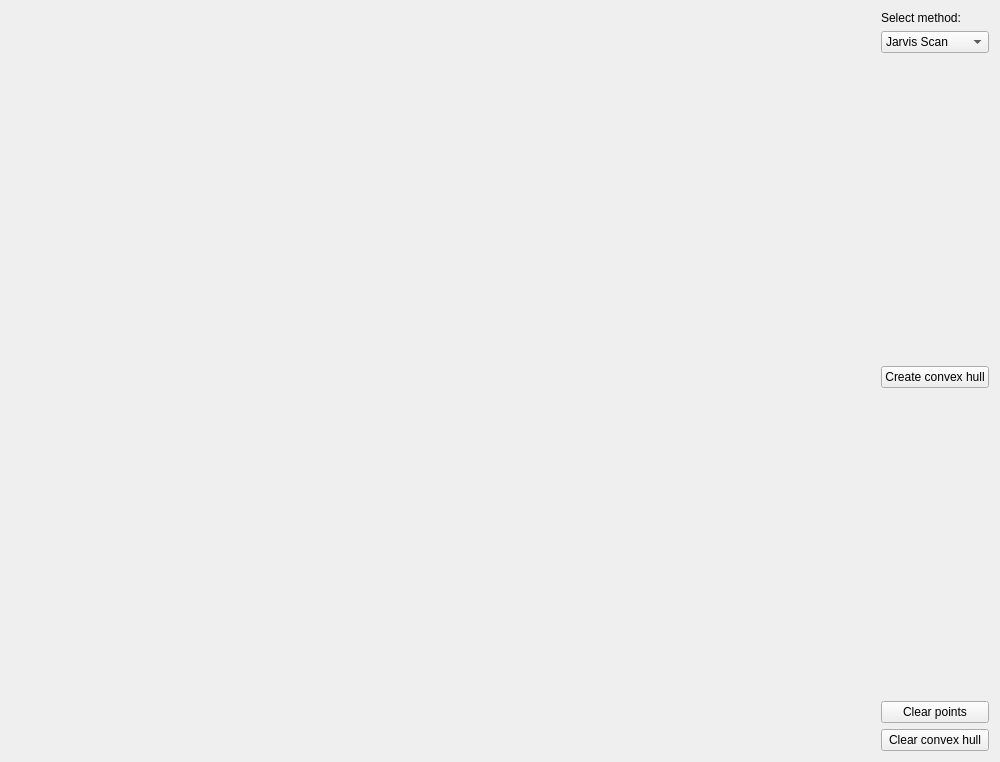
<?xml version="1.0" encoding="UTF-8"?>
<ui version="4.0">
 <class>Widget</class>
 <widget class="QWidget" name="Widget">
  <property name="geometry">
   <rect>
    <x>0</x>
    <y>0</y>
    <width>1000</width>
    <height>762</height>
   </rect>
  </property>
  <property name="windowTitle">
   <string>Widget</string>
  </property>
  <layout class="QHBoxLayout" name="horizontalLayout">
   <item>
    <widget class="Draw" name="Canvas" native="true">
     <property name="sizePolicy">
      <sizepolicy hsizetype="Preferred" vsizetype="Preferred">
       <horstretch>1</horstretch>
       <verstretch>1</verstretch>
      </sizepolicy>
     </property>
    </widget>
   </item>
   <item>
    <layout class="QVBoxLayout" name="verticalLayout">
     <item>
      <widget class="QLabel" name="label">
       <property name="text">
        <string>Select method:</string>
       </property>
      </widget>
     </item>
     <item>
      <widget class="QComboBox" name="comboBox">
       <item>
        <property name="text">
         <string>Jarvis Scan</string>
        </property>
       </item>
       <item>
        <property name="text">
         <string>Quick Hull</string>
        </property>
       </item>
       <item>
        <property name="text">
         <string>Sweep Line</string>
        </property>
       </item>
      </widget>
     </item>
     <item>
      <spacer name="verticalSpacer">
       <property name="orientation">
        <enum>Qt::Vertical</enum>
       </property>
       <property name="sizeHint" stdset="0">
        <size>
         <width>20</width>
         <height>40</height>
        </size>
       </property>
      </spacer>
     </item>
     <item>
      <widget class="QPushButton" name="pushButton">
       <property name="text">
        <string>Create convex hull</string>
       </property>
      </widget>
     </item>
     <item>
      <spacer name="verticalSpacer_2">
       <property name="orientation">
        <enum>Qt::Vertical</enum>
       </property>
       <property name="sizeHint" stdset="0">
        <size>
         <width>20</width>
         <height>40</height>
        </size>
       </property>
      </spacer>
     </item>
     <item>
      <widget class="QPushButton" name="pushButton_2">
       <property name="text">
        <string>Clear points</string>
       </property>
      </widget>
     </item>
     <item>
      <widget class="QPushButton" name="pushButton_3">
       <property name="text">
        <string>Clear convex hull</string>
       </property>
      </widget>
     </item>
    </layout>
   </item>
  </layout>
 </widget>
 <customwidgets>
  <customwidget>
   <class>Draw</class>
   <extends>QWidget</extends>
   <header>draw.h</header>
   <container>1</container>
  </customwidget>
 </customwidgets>
 <resources/>
 <connections/>
</ui>
